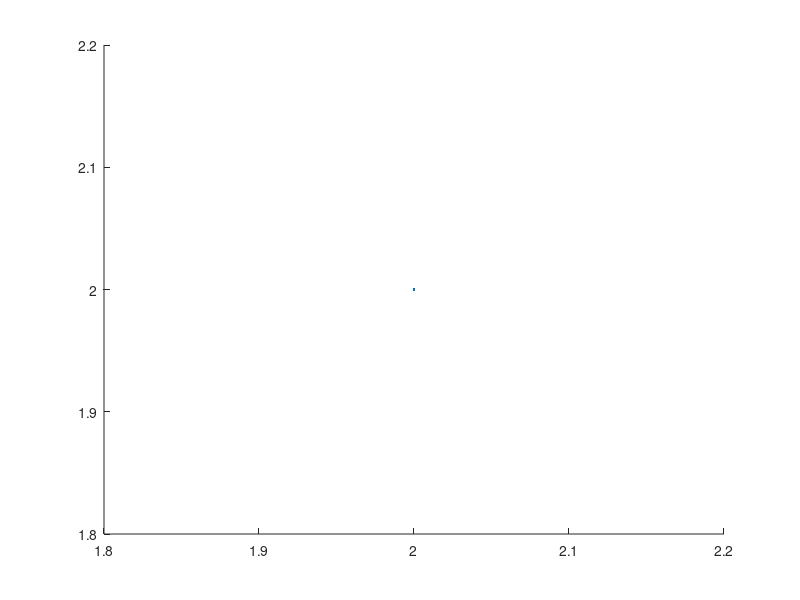

Recreate this plot in MATLAB. (Note: this script raises an error after producing the figure.)
figure('Name','QAM','NumberTitle','off');
plot(2,2,1,4,'QAM','Binary')
plot(2,2,2,16,'QAM','Binary')
plot(2,2,3,4,'QAM','Gray')
plot(2,2,4,16,'QAM','Gray')

figure('Name','PAM','NumberTitle','off');
plot(2,4,1,2,'PAM','Binary')
plot(2,4,2,4,'PAM','Binary')
plot(2,4,3,8,'PAM','Binary')
plot(2,4,4,16,'PAM','Binary')
plot(2,4,5,2,'PAM','Gray')
plot(2,4,6,4,'PAM','Gray')
plot(2,4,7,8,'PAM','Gray')
plot(2,4,8,16,'PAM','Gray')

figure('Name','PSK','NumberTitle','off');
plot(2,4,1,2,'PSK','Binary')
plot(2,4,2,4,'PSK','Binary')
plot(2,4,3,8,'PSK','Binary')
plot(2,4,4,16,'PSK','Binary')
plot(2,4,5,2,'PSK','Gray')
plot(2,4,6,4,'PSK','Gray')
plot(2,4,7,8,'PSK','Gray')
plot(2,4,8,16,'PSK','Gray')

function plot(a,b,c,M,constellation,mapping)
    subplot(a,b,c)
    [symbol_sequence, code_sequence] = plot_scatter(M, constellation, mapping);
    scatter(real(symbol_sequence), imag(symbol_sequence),'b.');
    for i=1:size(symbol_sequence,2)
        text(real(symbol_sequence(i)),imag(symbol_sequence(i)),num2str(dec2bin(i-1,int8(log2(M)))),'FontSize',8,'VerticalAlignment','bottom','HorizontalAlignment','center');
    end
    boundary=max(real(symbol_sequence))+0.5;
    axis([-boundary boundary -boundary boundary]);
    title([num2str(M),' ',constellation,',  ',mapping])
    xlabel('In-Phase');
    ylabel('Quadrature');
end

function [symbol_sequence, code_sequence] = plot_scatter(M, constellation, mapping)
    symbol_sequence=[];
    code_sequence=[];
    for i=0:M-1;
        code=num2str(dec2bin(i,int8(log2(M))));
        bin_seq=code-'0';
        symbol = symbol_mapper(bin_seq, M, 1, constellation, mapping);
        symbol_sequence=[symbol_sequence,symbol];
        code_sequence=[code_sequence,code];
    end
end